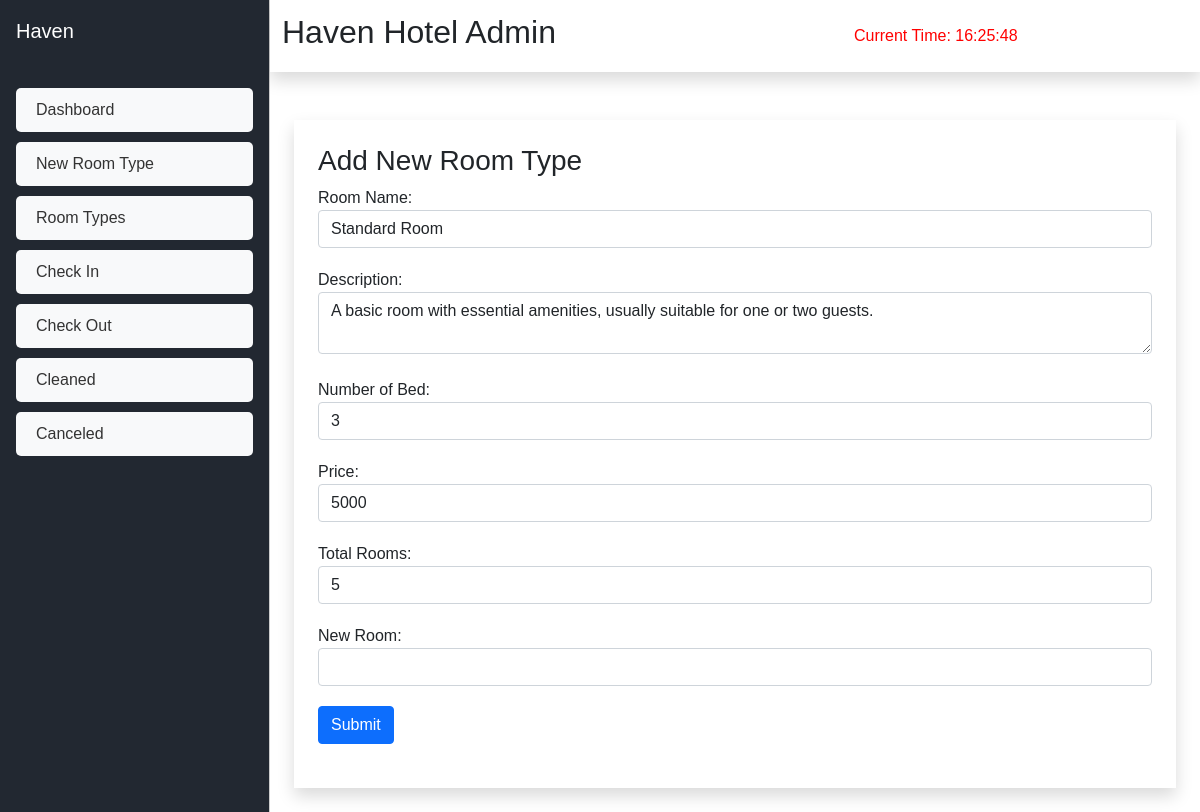
Screenshot of /admin/add-room.php?id=1 with the database file from the repository.
### tables this page shows
CREATE TABLE `room_type` (
  `id` int(11) NOT NULL,
  `room_type` varchar(255) NOT NULL,
  `description` varchar(255) NOT NULL,
  `bed` int(11) NOT NULL,
  `bathroom` int(11) NOT NULL,
  `floor` int(11) NOT NULL,
  `price` double NOT NULL,
  `capacity_adult` int(11) NOT NULL,
  `capacity_children` int(11) NOT NULL,
  `max_capacity` int(11) NOT NULL,
  `rating` int(11) NOT NULL,
  `image` varchar(255) NOT NULL
);

### admin/add-room.php (the view, shortened to what this page needs)
<?php
    require_once('../db/dbConnection.php');
    $room_type_id = $_GET['id'];
    $sql = "SELECT room_type.*, COUNT(room.id) as total_room FROM room INNER JOIN room_type ON room.room_type = room_type.id WHERE room.room_type = '$room_type_id' ";
    $query = $conn->query($sql);
    $row = $query->fetch_assoc();
    $sql2 = "SELECT * FROM room_type WHERE id = '$room_type_id' ";
    $query2 = $conn->query($sql2);
    $row2 = $query2->fetch_assoc();
 ?>
 <!DOCTYPE html>
 <html lang="en">
 <head>
    <link href="https://cdn.jsdelivr.net/npm/bootstrap@5.0.2/dist/css/bootstrap.min.css" rel="stylesheet">
    <link href="https://cdnjs.cloudflare.com/ajax/libs/font-awesome/5.10.0/css/all.min.css" rel="stylesheet">
</head>
 <body>
    <?php include('sidebar.php'); ?>
    <div class="main-container mt-4">
        <div class="container p-4">
            <form action="../backend/add-room.php" method="POST" enctype="multipart/form-data" class="bg-white shadow p-4">
                <h3>Add New Room Type</h3>
                <label for="">Room Name:</label>
                <input type="text" name="room-name" value="<?php echo $row2['room_type'] ?>" placeholder="Room Name" class="form-control"  style="background-color: white;" readonly>
                <label for="">Description:</label>
                <textarea name="description" id="" class="form-control mb-4"  style="background-color: white;" readonly><?php echo $row2['description'] ?></textarea>
                <label for="">Number of Bed:</label>
                <input type="number" name="bed-count" value="<?php echo $row2['bed'] ?>" placeholder="Number of Bed" class="form-control"  style="background-color: white;" readonly>
                <label for="">Price:</label>
                <input type="text" name="price" value="<?php echo $row2['price'] ?>" placeholder="Price" class="form-control"  style="background-color: white;" readonly>
                <label for="">Total Rooms:</label>
                <input type="number" value="<?php echo $row['total_room'] ?>" class="form-control"  style="background-color: white;" readonly>
                <label for="name1">New Room:</label>
                <input type="number" name="room" id="name1" class="form-control" required>
                <input type="submit" name="add-btn" value="Submit" class="btn btn-primary">
            </form>
        </div>
    </div>
 </body>
 </html>

### admin/add-room.php (style rules this page uses)
form input { margin-bottom: 20px !important; }

### admin/sidebar.php (style rules this page uses)
@media (min-width: 992px) { .main-container { margin-left: 270px !important; height: fit-content; } }

### admin/hour.php (style rules this page uses)
body { font-family: Arial, sans-serif; text-align: start; }

### rows the page displays
room_type: room-name "Standard Room", description "A basic room with essential amenities, usually suitable for one or two guests.", bed-count "3", price "5000"
